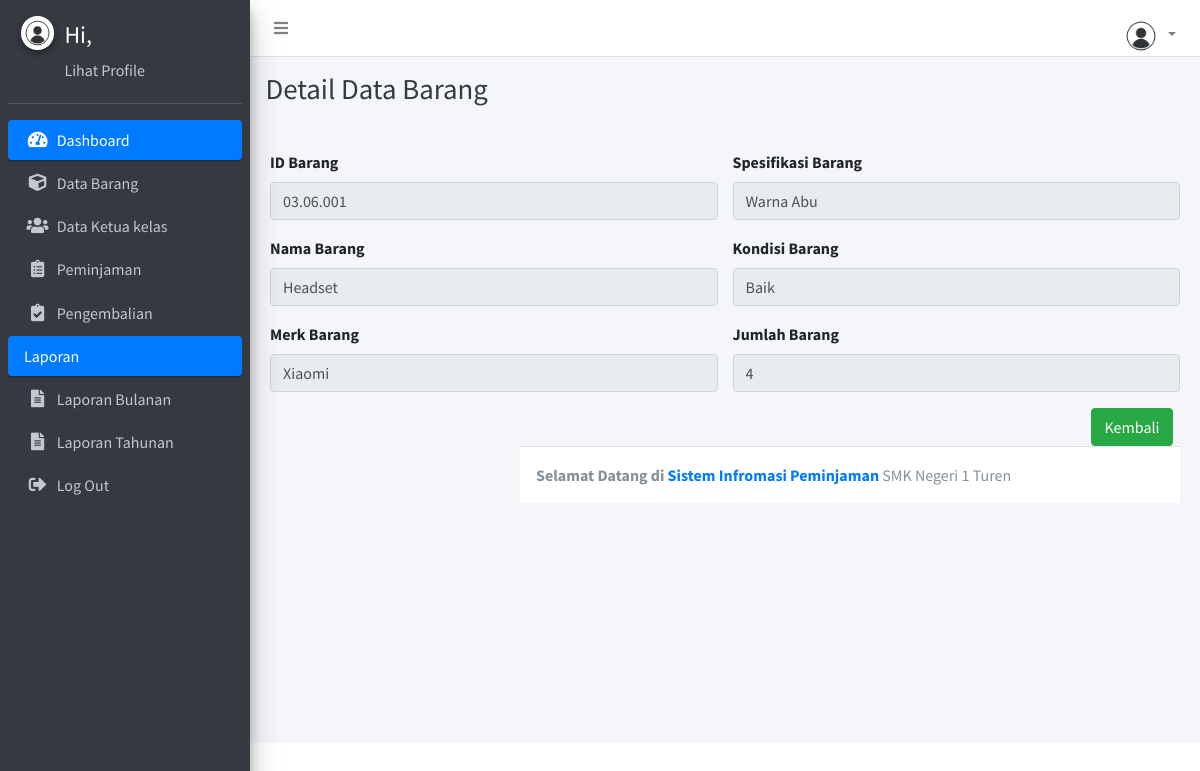
The page /barang-detail.php?IdBarang=03.06.001 on the database its author committed.
### tables this page shows
CREATE TABLE `barang` (
  `IdBarang` varchar(15) NOT NULL,
  `BrgNama` varchar(50) NOT NULL,
  `BrgMerk` varchar(50) NOT NULL,
  `BrgSpesifikasi` varchar(255) NOT NULL,
  `BrgKondisi` varchar(255) NOT NULL,
  `BrgJumlah` int(5) NOT NULL
);

### barang-detail.php (the view, shortened to what this page needs)
<?php
    include'config.php';
    $IdBarang=$_GET['IdBarang'];
    $q_tampil_barang=mysqli_query($conn,"SELECT * FROM barang WHERE IdBarang='$IdBarang'");
    $r_tampil_barang=mysqli_fetch_array($q_tampil_barang);
?>
<!DOCTYPE html>
<html>
<head>
<?php include 'template/header.php';?>
<?php include 'template/sidebar.php';?>
  <div class="content-wrapper">
    <div class="content-header">
      <div class="container-fluid">
        <div class="row mb-2">
          <div class="col-sm-6">
            <h1 class="m-0 text-dark">Detail Data Barang</h1>
          </div>
        </div>
      </div>
    </div>
    <form>
        <div class="card-body">
                  <div class="row">
                  <div class="col-md-6">
                  <div class="form-group ">
                    <label>ID Barang</label>
                    <input type="text" disabled="" value="<?php echo $r_tampil_barang['IdBarang']; ?>" class="form-control">
                  </div>
                  <div class="form-group">
                    <label>Nama Barang</label>
                    <input type="text" disabled="" value="<?php echo $r_tampil_barang['BrgNama']; ?>" class="form-control">
                  </div>
                  <div class="form-group">
                    <label>Merk Barang</label>
                    <input type="text" disabled="" value="<?php echo $r_tampil_barang['BrgMerk']; ?>" class="form-control">
                  </div>
                  </div>
                  <div class="col-md-6">
                  <div class="form-group">
                    <label>Spesifikasi Barang</label>
                    <input type="text" disabled="" value="<?php echo $r_tampil_barang['BrgSpesifikasi']; ?>" class="form-control">
                  </div>
                  <div class="form-group">
                    <label>Kondisi Barang</label>
                    <input type="text" disabled="" value="<?php echo $r_tampil_barang['BrgKondisi']; ?>" class="form-control">
                  </div>
                  <div class="form-group">
                    <label>Jumlah Barang</label>
                    <input type="text" disabled="" value="<?php echo $r_tampil_barang['BrgJumlah']; ?>" class="form-control">
                  </div>
                  <div class="col-12">
                    <a href="barang.php" class="btn btn-success float-right">Kembali</a>
                  </div>
                </div>
                </div>
    </form>
 <?php include 'template/footer.php';?>
</body>
</html>

### rows shown on the page
barang: IdBarang "03.06.001", BrgNama "Headset", BrgMerk "Xiaomi", BrgSpesifikasi "Warna Abu", BrgKondisi "Baik", BrgJumlah "4"
